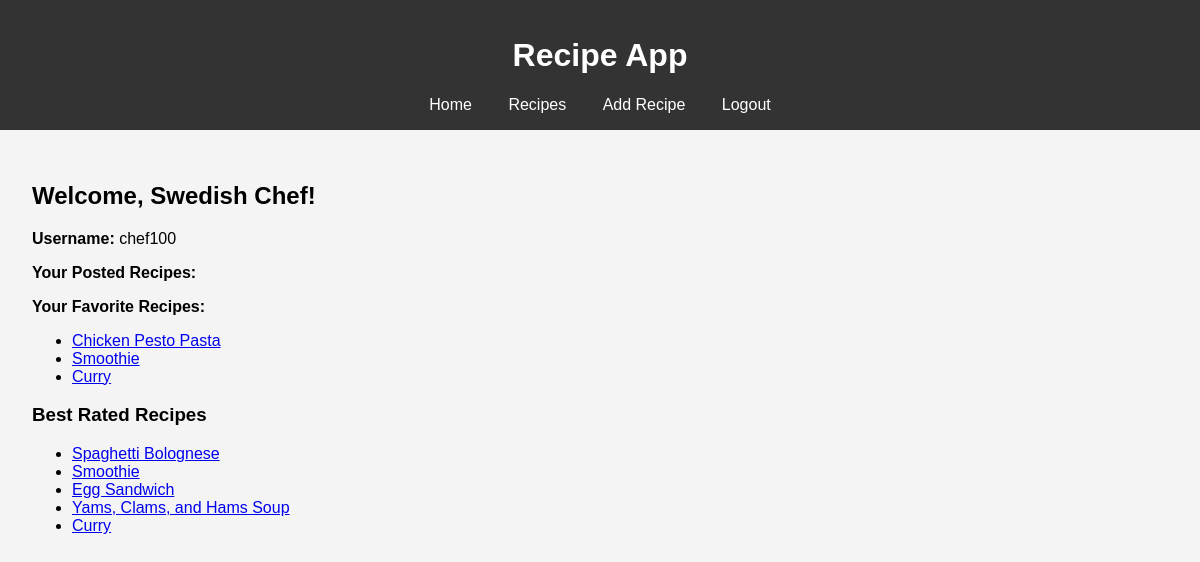
Screenshot of /user/chef100 with the database file from the repository.
### models.py (models this page shows, shortened)
class User(db.Model):
    username = db.Column(db.String(80), primary_key=True, nullable=False)
    name = db.Column(db.String(120), nullable=False)
    password = db.Column(db.String(128), nullable=False)
    recipes = db.relationship('Recipe', backref='poster', lazy=True)
    favourites = db.relationship('Favourite', backref='user', lazy=True)
    ratings = db.relationship('Rating', backref='user', lazy=True)

class Favourite(db.Model):
    user_id = db.Column(db.String(80), db.ForeignKey('user.username'), primary_key=True, nullable=False)
    recipe_id = db.Column(db.Integer, db.ForeignKey('recipe.id'), primary_key=True, nullable=False)

class Recipe(db.Model):
    id = db.Column(db.Integer, primary_key=True)
    name = db.Column(db.String(100), nullable=False)
    dish_category = db.Column(db.String(50), nullable=False)
    cuisine = db.Column(db.String(50), nullable=False)
    cooking_time = db.Column(db.Integer, nullable=False)  # cooking time in minutes
    recipe_steps = db.Column(db.Text, nullable=False)
    user_id = db.Column(db.String(80), db.ForeignKey('user.username'), nullable=False)
    ingredients = db.relationship('RecipeIngredient', backref='recipe', lazy=True)
    favourites = db.relationship('Favourite', backref='recipe', lazy=True)
    ratings = db.relationship('Rating', backref='recipe', lazy=True)

### app.py (the view)
@app.route('/user/<string:user_id>')
def user(user_id):
    user = User.query.get_or_404(user_id)
    favorites = Favourite.query.filter_by(user_id = user_id).all()
    with engine.connect() as connection:
        view_query = text("SELECT * FROM my_view ORDER BY avg_rating DESC LIMIT 5")
        popular_recipes = connection.execute(view_query).fetchall()
    return render_template('user.html', user=user, favorites = favorites, popular_recipes = popular_recipes)

### app.py (called while the page is built)
def export_db():
    data = {
        'users': [user.__dict__ for user in User.query.all()],
        'recipes': [recipe.__dict__ for recipe in Recipe.query.all()],
        'ingredients': [ingredient.__dict__ for ingredient in Ingredient.query.all()],
        'recipe_ingredients': [ri.__dict__ for ri in RecipeIngredient.query.all()],
        'favourites': [f.__dict__ for f in Favourite.query.all()],
        'ratings': [r.__dict__ for r in Rating.query.all()]
    }
    for table in data.values():
        for entry in table:
            entry.pop('_sa_instance_state', None)
    with open('db_export.json', 'w') as f:
        json.dump(data, f)

@app.teardown_appcontext
def shutdown_session(exception=None):
    export_db()

### templates/user.html (shortened to what this page needs)
{% extends 'user_base.html' %}
{% block content %}
    <div class="container mt-5">
        <div class="row">
            <div class="col-md-8 offset-md-2">
                <div class="user-greeting mb-4 p-4 bg-light rounded shadow-sm">
                    <h2 class="text-center text-primary">Welcome, {{ user.name }}!</h2>
                </div>
                <div class="user-details mb-4 p-4 bg-white rounded shadow-sm">
                    <p><strong>Username:</strong> {{ user.username }}</p>
                    <p><strong>Your Posted Recipes:</strong></p>
                </div>
                <div class="user-favorites mb-4 p-4 bg-white rounded shadow-sm">
                    <p><strong>Your Favorite Recipes:</strong></p>
                    <ul class="list-group">
                        {% for favorite in favorites %}
                            <li class="list-group-item"><a href="{{ url_for('recipe', recipe_id=favorite.recipe_id, user_id = session.username) }}">{{ favorite.recipe.name }}</a></li>
                        {% endfor %}
                    </ul>
                </div>
                <div class="popular-recipes p-4 bg-light rounded shadow-sm">
                    <h3 class="text-primary">Best Rated Recipes</h3>
                    <ul class="list-group">
                        {% for recipe in popular_recipes %}
                            <li class="list-group-item"><a href="{{ url_for('recipe', recipe_id=recipe.id, user_id = session.username) }}">{{ recipe.name }}</a></li>
                        {% endfor %}
                    </ul>
                </div>
            </div>
        </div>
    </div>
{% endblock %}

### static/styles.css (style rules this page uses)
body { font-family: Arial, sans-serif; margin: 0; padding: 0; background-color: #f4f4f4; }

### rows the page displays
User: name "Swedish Chef", username "chef100"
Favourite: recipe.name "Chicken Pesto Pasta"
Favourite: recipe.name "Smoothie"
Favourite: recipe.name "Curry"
Recipe: name "Spaghetti Bolognese"
Recipe: name "Smoothie"
Recipe: name "Egg Sandwich"
Recipe: name "Yams, Clams, and Hams Soup"
Recipe: name "Curry"
